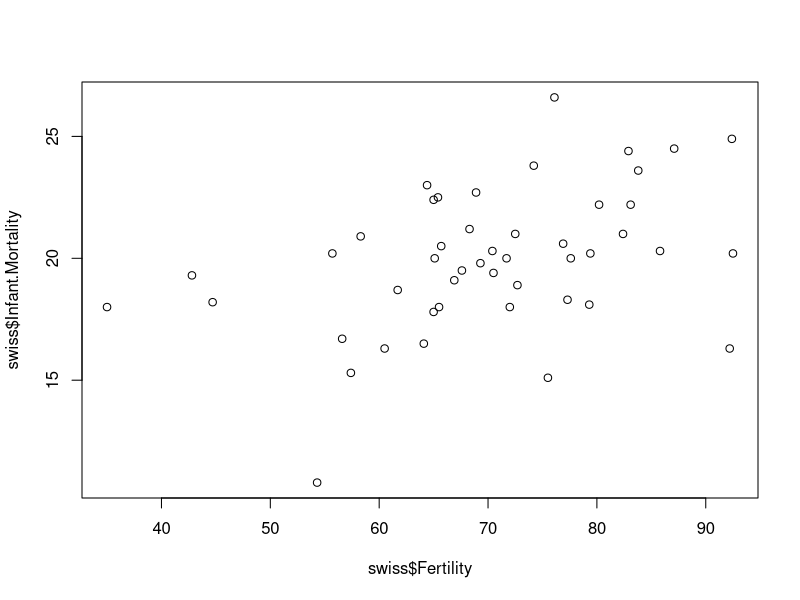
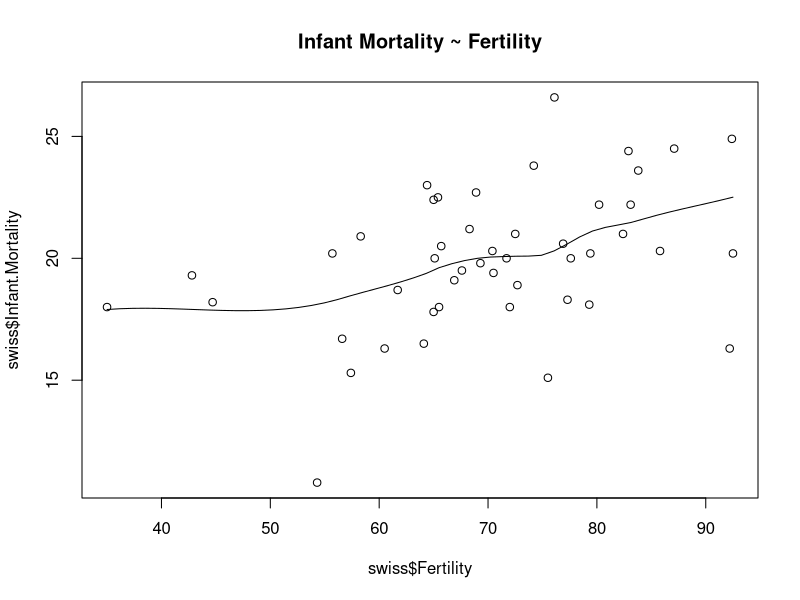
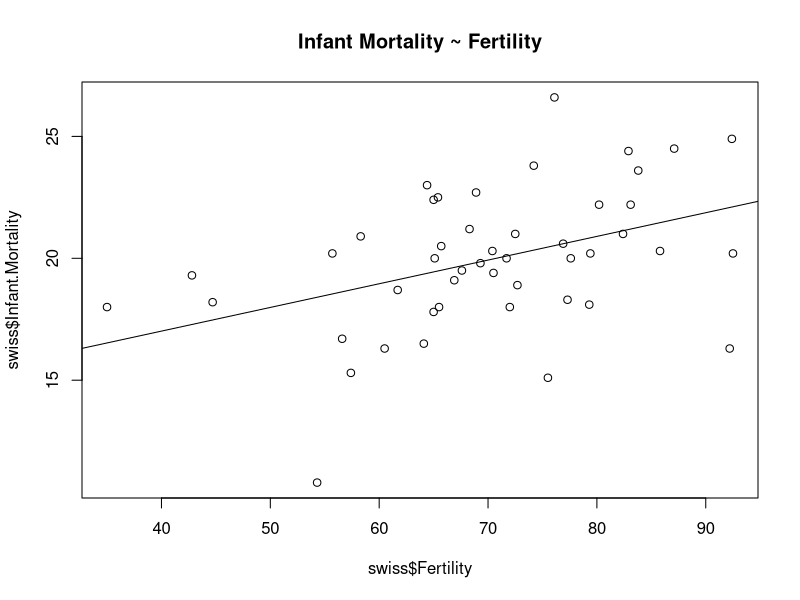
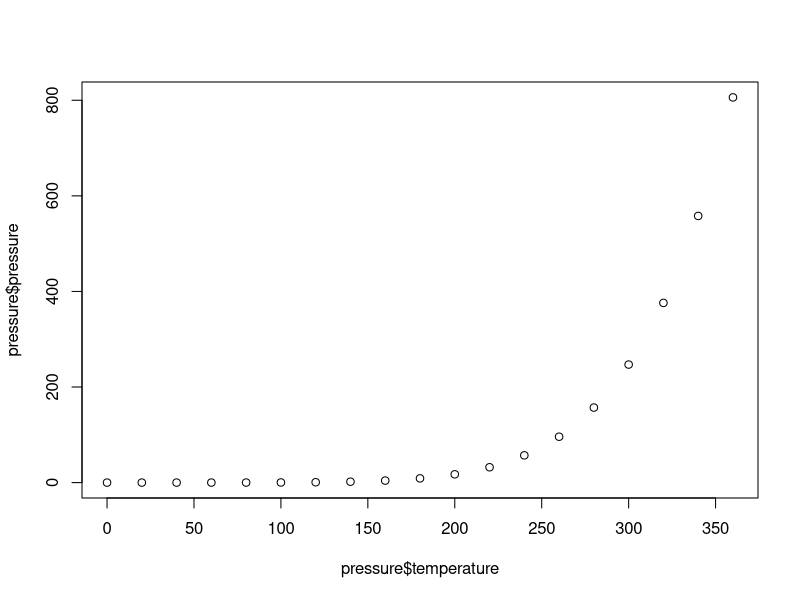

R code for these plots, in order:
## ---- chunk 1
library(tidyverse)
## ---- chunk 2
swiss
## ---- chunk 3
plot(swiss$Fertility, swiss$Infant.Mortality)
## ---- chunk 4
cor.test(swiss$Fertility, swiss$Infant.Mortality, "greater")
## ---- chunk 5
scatter.smooth(x=swiss$Fertility, y=swiss$Infant.Mortality, main="Infant Mortality ~ Fertility")
lr <- lm(Infant.Mortality ~ Fertility, data=swiss)
lr
summary(lr)
plot(swiss$Fertility, swiss$Infant.Mortality, main="Infant Mortality ~ Fertility")
abline(lr)
## ---- chunk 6
pressure
## ---- chunk 7
plot(pressure$temperature, pressure$pressure)
## ---- chunk 8
cor(pressure$temperature, pressure$pressure, method = "spearman")
